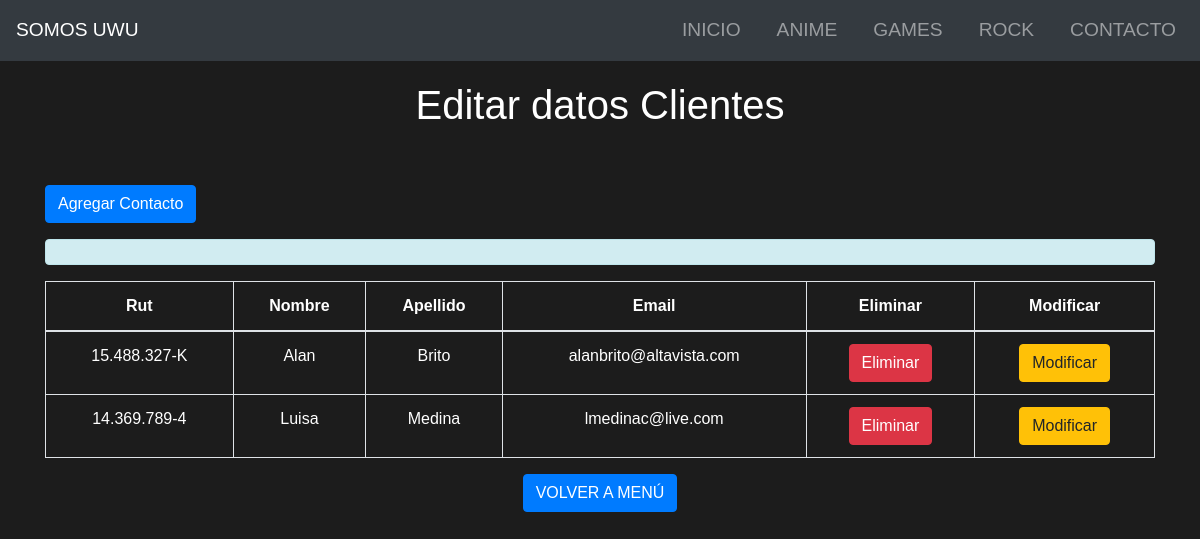
/crud/, run on the app's committed database.
### galeria/models.py (models this page shows, shortened)
class Alumno(models.Model):
    rut = models.CharField(max_length=12, primary_key=True)
    nombre = models.CharField(max_length=100)
    apellido_paterno = models.CharField(max_length=100)
    apellido_materno = models.CharField(max_length=100)
    fecha_nacimiento = models.DateField()
    genero = models.ForeignKey(Genero, on_delete=models.CASCADE)
    telefono = models.CharField(max_length=15)
    email = models.EmailField()
    direccion = models.CharField(max_length=255)
    activo = models.BooleanField(default=True)

### galeria/views.py (the view)
# urls.py: path('crud/', views.crud, name='crud'),
def crud(request):
    alumnos = Alumno.objects.all()
    context = {'alumnos': alumnos}
    return render(request, 'galeria/alumnos_list.html', context)

### galeria/templates/galeria/alumnos_list.html (shortened to what this page needs)
<!DOCTYPE html>
<html lang="es">
<head>
    {% load static %}
    <link href="{% static 'css/estilos.css' %}" rel="stylesheet">
    <link href="https://stackpath.bootstrapcdn.com/bootstrap/4.5.2/css/bootstrap.min.css" rel="stylesheet">
    <link href="{% static 'css/estilos.css' %}" rel="stylesheet">
</head>
<body>
    <nav class="navbar navbar-expand-lg navbar-dark bg-dark">
        <a class="navbar-brand" href="{% url 'index' %}">SOMOS UWU</a>
        <div class="collapse navbar-collapse" id="navbarNav">
            <ul class="navbar-nav ml-auto">
                <li class="nav-item">
                    <a class="nav-link" href="{% url 'index' %}">INICIO</a>
                </li>
                <li class="nav-item">
                    <a class="nav-link" href="{% url 'anime' %}">ANIME</a>
                </li>
                <li class="nav-item">
                    <a class="nav-link" href="{% url 'games' %}">GAMES</a>
                </li>
                <li class="nav-item">
                    <a class="nav-link" href="{% url 'rock' %}">ROCK</a>
                </li>
                <li class="nav-item">
                    <a class="nav-link" href="{% url 'alumnos_add' %}">CONTACTO</a>
                </li>
            </ul>
        </div>
    </nav>
    <div class="container">
        <h1 class="text-center text-white">Editar datos Clientes</h1><br><br>
        <button type="button" class="btn btn-primary">
            <a href="{% url 'alumnosAdd' %}" class="text-white">Agregar Contacto</a>
        </button>
        <div id="idMensajes" class="alert alert-info mt-3">
        </div>
        <table class="table table-bordered mt-3 text-center text-white">
            {% if alumnos %}
                <thead>
                    <tr>
                        <th>Rut</th>
                        <th>Nombre</th>
                        <th>Apellido</th>
                        <th>Email</th>
                        <th>Eliminar</th>
                        <th>Modificar</th>
                    </tr>
                </thead>
                <tbody>
                    {% for x in alumnos %}
                        <tr>
                            <td>{{ x.rut }}</td>
                            <td>{{ x.nombre }}</td>
                            <td>{{ x.apellido_paterno }}</td>
                            <td>{{ x.email }}</td>
                            <td><a href="{% url 'alumnos_del' pk=x.rut %}" class="btn btn-danger">Eliminar</a></td>
                            <td><a href="{% url 'alumnos_findEdit' pk=x.rut %}" class="btn btn-warning">Modificar</a></td>
                        </tr>
                    {% endfor %}
                </tbody>
            {% endif %}
        </table>
    </div>
    <div class="text-center">
        <center>
            <div class="center">
                <a href="{% url 'dashboard' %}" class="btn btn-primary">VOLVER A MENÚ</a>
            </div>
          </center>
            </div>
</body>
</html>

### Static/css/estilos.css (style rules this page uses)
body { background-color: #1c1c1c; color: #ffffff; font-family: 'Arial', sans-serif; margin: 0; padding: 0; }
.navbar { margin-bottom: 20px; }
.btn-primary { background-color: #007bff; border-color: #007bff; color: white; }
.navbar-brand, .nav-link { font-size: 1.2em; }
.navbar-nav .nav-item { margin-left: 20px; }
a { text-decoration: none; color: white; }

### data on the page
Alumno: rut "15.488.327-K", nombre "Alan", apellido_paterno "Brito", email "alanbrito@altavista.com"
Alumno: rut "14.369.789-4", nombre "Luisa", apellido_paterno "Medina", email "lmedinac@live.com"
